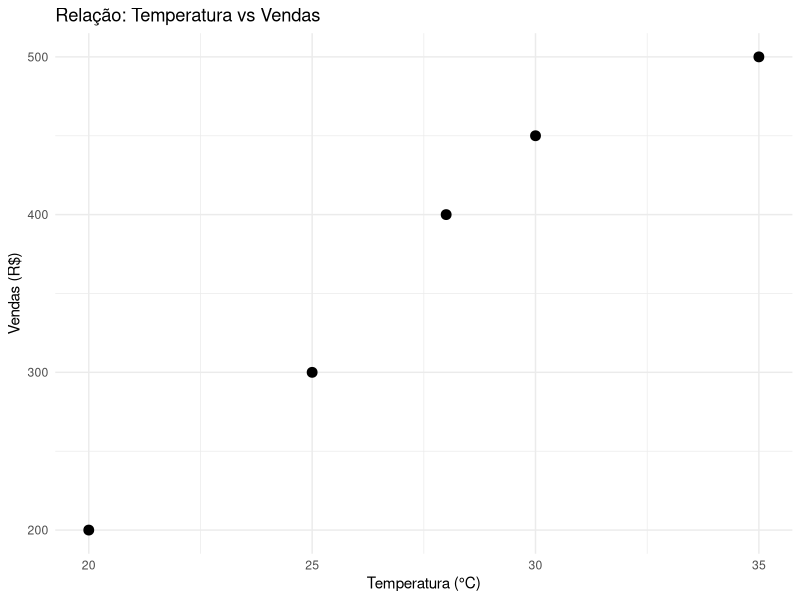
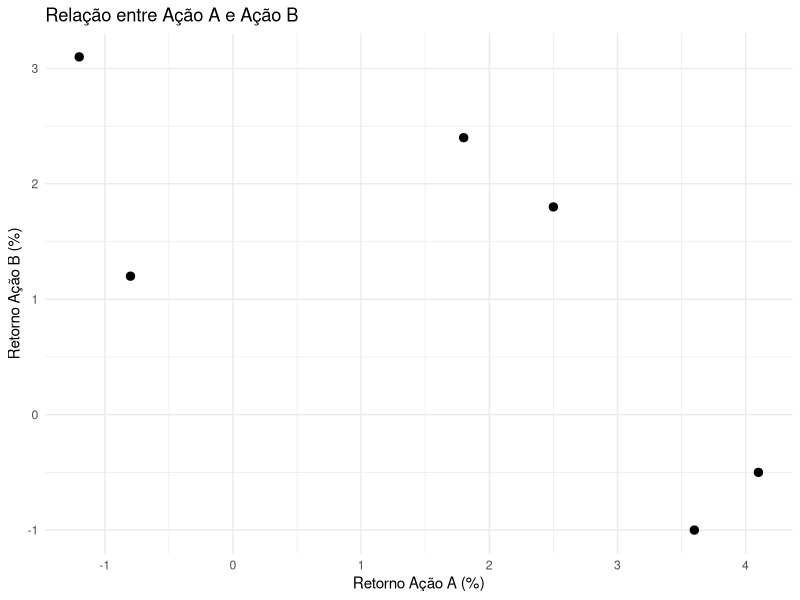

The R script that drew these images, in order:
## ---- chunk 1
#| label: setup
#| echo: false

# configura exibição de números
options(digits = 8, scipen = 999)

# carrega pacotes
library(tidyverse)
## ---- chunk 2
# Definir os dados
lucros <- c(2000, 5000, 8000)
probabilidades <- c(0.3, 0.4, 0.3)
## ---- chunk 3
valor_esperado <- sum(lucros * probabilidades)
valor_esperado
## ---- chunk 4
variancia <- sum((lucros - valor_esperado)^2 * probabilidades)
variancia
## ---- chunk 5
desvio_padrao <- sqrt(variancia)
desvio_padrao
## ---- chunk 6
# fixa a semente para reprodutibilidade
set.seed(123)

# Simulação de 10.000 amostras
simulacao <- sample(lucros, 10000, prob = probabilidades, replace = TRUE)
## ---- chunk 7
mean(simulacao) 
## ---- chunk 8
var(simulacao)
## ---- chunk 9
sd(simulacao) 
## ---- chunk 10
# Exemplo das propriedades
set.seed(123)
investimento <- rnorm(1000, mean = 0.05, sd = 0.12)  # Retorno 5%, vol 12%
## ---- chunk 11
taxa <- 0.02
var(investimento)
var(investimento + taxa)
## ---- chunk 12
dobro_investimento <- 2 * investimento
var(investimento)
var(dobro_investimento)  # 4 vezes maior
2^2 * var(investimento)  # Confirmação teórica
## ---- chunk 13
# Ação Tech
retorno_acao <- 15
desvio_acao <- 6
cv_acao <- (desvio_acao / retorno_acao) * 100
cv_acao
## ---- chunk 14
# Fundo Imobiliário  
retorno_fundo <- 1200
desvio_fundo <- 180
cv_fundo <- (desvio_fundo / retorno_fundo) * 100
cv_fundo
## ---- chunk 15
# Criptomoeda
retorno_crypto <- 50
desvio_crypto <- 25
cv_crypto <- (desvio_crypto / retorno_crypto) * 100
cv_crypto
## ---- chunk 16
# Parâmetros do investimento
retorno_medio <- 0.012      # 1.2% ao mês
volatilidade <- 0.045       # 4.5% ao mês
valor_investido <- 100000   # R$ 100.000
## ---- chunk 17
nivel_confianca <- 0.95
quantil_95 <- qnorm(1 - nivel_confianca)  # -1.645
quantil_95
## ---- chunk 18
var_percentual_95 <- retorno_medio + quantil_95 * volatilidade
var_percentual_95
## ---- chunk 19
var_monetario_95 <- valor_investido * var_percentual_95
var_monetario_95
## ---- chunk 20
quantil_99 <- qnorm(1 - 0.99)  # -2.326
quantil_99
## ---- chunk 21
var_percentual_99 <- retorno_medio + quantil_99 * volatilidade
var_percentual_99
## ---- chunk 22
var_monetario_99 <- valor_investido * var_percentual_99
var_monetario_99
## ---- chunk 23
cv_fundo_conservador <- (1.9 / 8.6) * 100
cv_fundo_conservador
## ---- chunk 24
cv_fundo_arrojado <- (6.9 / 10.2) * 100
cv_fundo_arrojado 
## ---- chunk 25
cv_a <- (15 / 100) * 100
cv_a 
## ---- chunk 26
cv_b <- (12 / 50) * 100
cv_b 
## ---- chunk 27
# Parâmetros do investimento
retorno_medio <- 0.008     # 0.8%
volatilidade <- 0.032      # 3.2%
valor <- 250000            # US$ 250k
## ---- chunk 28
var_95_percentual <- retorno_medio + qnorm(0.05) * volatilidade
var_95_percentual
## ---- chunk 29
var_95_monetário <- valor * var_95_percentual
var_95_monetário
## ---- chunk 30
var_99_percentual <- retorno_medio + qnorm(0.01) * volatilidade
var_99_percentual
## ---- chunk 31
var_99_monetário <- valor * var_99_percentual
var_99_monetário
## ---- chunk 32
#| echo: false

# Dados do exemplo
temperatura <- c(25, 30, 20, 35, 28)
vendas <- c(300, 450, 200, 500, 400)

# Criar data frame
dados <- data.frame(temperatura, vendas)

# Gráfico de dispersão 
ggplot(dados, aes(x = temperatura, y = vendas)) +
  geom_point(size = 3) +
  labs(title = "Relação: Temperatura vs Vendas",
       x = "Temperatura (°C)",
       y = "Vendas (R$)") + 
  theme_minimal()
## ---- chunk 33
# Função cov para calcular a covariância
covariancia <- cov(temperatura, vendas)
covariancia
## ---- chunk 34
# Função cor para calcular a correlação
correlacao <- cor(temperatura, vendas)
correlacao
## ---- chunk 35
#| echo: false

# Dados das ações
acao_a <- c(2.5, -1.2, 4.1, 1.8, -0.8, 3.6)
acao_b <- c(1.8, 3.1, -0.5, 2.4, 1.2, -1.0)

# Criar data frame
dados <- data.frame(acao_a, acao_b)

# Gráfico de dispersão
ggplot(dados, aes(x = acao_a, y = acao_b)) +
  geom_point(size = 2.5) +
  labs(title = "Relação entre Ação A e Ação B",
       x = "Retorno Ação A (%)",
       y = "Retorno Ação B (%)") + 
  theme_minimal()
## ---- chunk 36
# Cálculo da covariância 
covariancia <- cov(acao_a, acao_b)
covariancia
## ---- chunk 37
# Cálculo correlação
correlacao <- cor(acao_a, acao_b)
correlacao
## ---- chunk 38
mean(sample(0:1, 100, replace = T))
mean(sample(0:1, 1000, replace = T))
mean(sample(0:1, 10000, replace = T))
mean(sample(0:1, 100000, replace = T))
mean(sample(0:1, 1000000, replace = T))
## ---- chunk 39
# define os cenários e as probabilidades
cenarios <- c(-500000, 1500000, 2000000)
probabilidades <- c(0.2, 0.5, 0.3)

# número de simulações
simulacoes <- 10000

# função para realizar selecionar um cenário e receita
simulacao_receita <- function() {
  sample(cenarios, size = 1, prob = probabilidades, replace = TRUE)
}

# executando as simulações
set.seed(123) 
receitas_simuladas <- replicate(simulacoes, simulacao_receita())

# estimativa da receita esperada
receita_esperada <- mean(receitas_simuladas)
receita_esperada

# estimativa da P(receita > 0)
probabilidade_receita_positiva <- mean(receitas_simuladas > 0)
probabilidade_receita_positiva
## ---- chunk 40
# Definindo os cenários e probabilidades
cenarios <- c(-200000, 300000, 600000)
probabilidades <- c(0.25, 0.5, 0.25)

# Número de simulações
simulacoes <- 10000

# Função para realizar uma simulação
simulacao_lucros <- function() {
  sample(cenarios, size = 1, prob = probabilidades, replace = TRUE)
}

# Realizando as simulações
set.seed(456) # Para reprodutibilidade
lucros_simulados <- replicate(simulacoes, simulacao_lucros())

# Estimativa da retorno esperado
lucro_esperado <- mean(lucros_simulados)
lucro_esperado

# Estimativa da P(lucro > 0)
probabilidade_lucro_positivo <- mean(lucros_simulados > 0)
probabilidade_lucro_positivo
## ---- chunk 41
# Definir cenários e probabilidades
receitas <- c(-100000, 200000, 500000)
probabilidades <- c(0.30, 0.50, 0.20)

# Função de simulação
simulacao_receita <- function() {
  sample(receitas, size = 1, prob = probabilidades, replace = TRUE)
}

# Simulação de Monte Carlo com 10.000 repetições

# fixa a semente para reprodutibilidade
set.seed(123)
simulacoes <- 10000
receitas_simuladas <- replicate(simulacoes, simulacao_receita())

# 1. Receita liquida esperada
receita_esperada <- mean(receitas_simuladas)
receita_esperada

# 2. Probabilidade de receita positiva
prob_positiva <- mean(receitas_simuladas > 0)
prob_positiva

# 3. Probabilidade de superar R$ 300.000
prob_300k <- mean(receitas_simuladas > 300000)
prob_300k
## ---- chunk 42
# Definir cenários e probabilidades
custos_extras <- c(5000, 15000, 35000, 60000)
probabilidades <- c(0.40, 0.35, 0.20, 0.05)

# Função de simulação
simulacao_custos <- function() {
  sample(custos_extras, size = 1, prob = probabilidades, replace = TRUE)
}

# 1. Simulação de Monte Carlo com 15.000 repetições
set.seed(456)
simulacoes <- 15000
custos_simulados <- replicate(simulacoes, simulacao_custos())

# Custo extra médio mensal
custo_extra_medio <- mean(custos_simulados)
custo_extra_medio

# Verificação teórica
custo_teorico <- sum(custos_extras * probabilidades)
custo_teorico

# 2. Probabilidade de exceder R$ 25.000
prob_25k <- mean(custos_simulados > 25000)
prob_25k

# 3. Valor para cobertura de 90% dos casos
percentil_90 <- quantile(custos_simulados, 0.90)
percentil_90
## ---- chunk 43
qnorm(.05)

